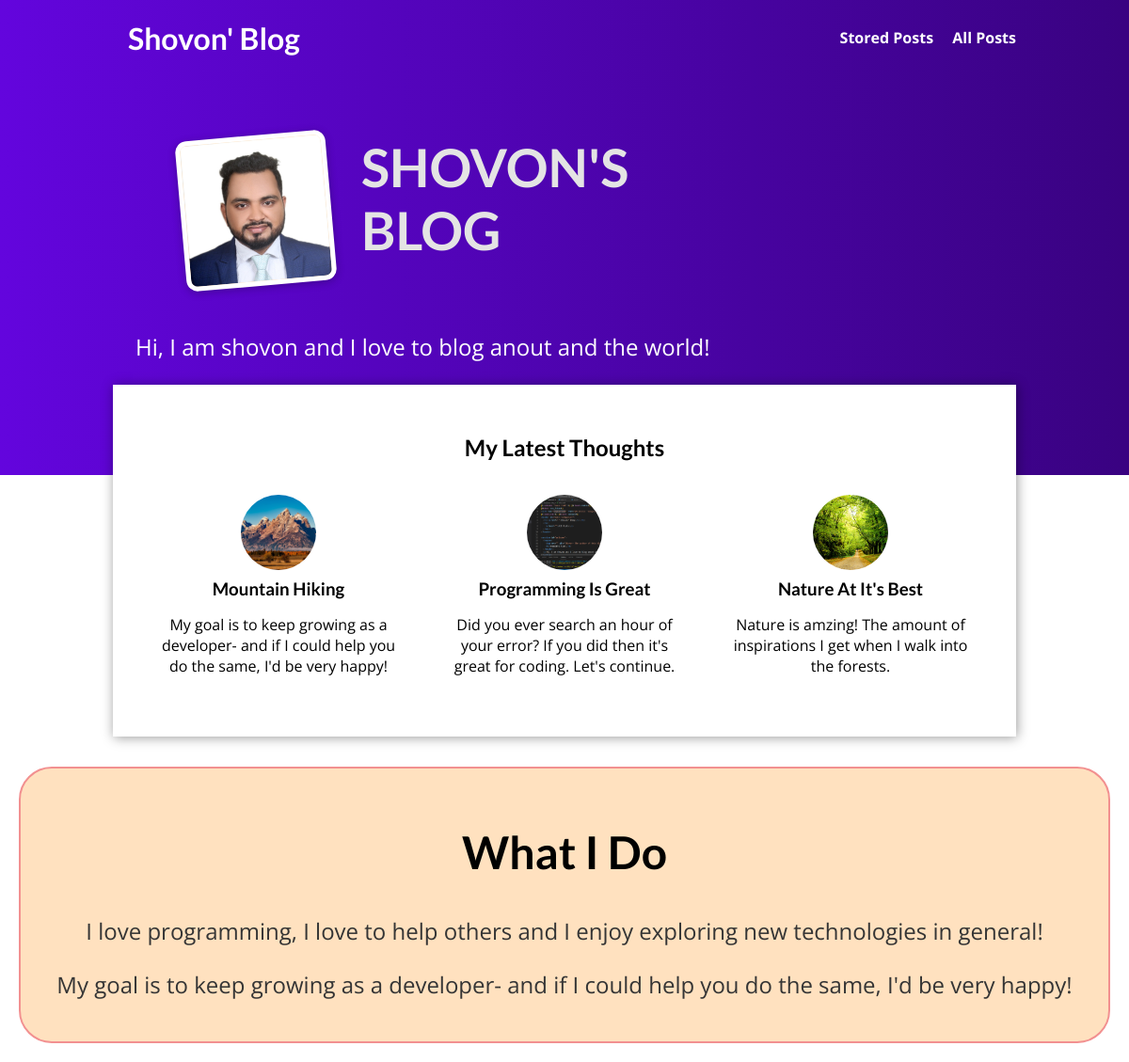
The page / on the database its author committed.
### blog/models.py (models this page shows, shortened)
class Post(models.Model):
    title = models.CharField(max_length=100)
    excerpt = models.TextField(max_length=100)
    image = models.ImageField(upload_to = "posts", null = True)
    date = models.DateField(auto_now=True)
    slug = models.SlugField(unique=True, db_index=True)
    content = models.TextField(validators=[MinLengthValidator(10)])
    author = models.ForeignKey(
        Author, on_delete=models.SET_NULL, null= True, related_name = "posts")
    tag = models.ManyToManyField(Tag)

### blog/views.py (the view)
# urls.py: path('', views.StartingPageView.as_view(), name='starting-page'),
class StartingPageView(ListView):
    template_name = 'blog/index.html'
    model = Post
    ordering = ['-date']
    context_object_name = 'posts'
    def get_queryset(self):
        queryset = super().get_queryset()
        data = queryset[:3]
        return data

### blog/templates/blog/index.html
{% extends "base.html" %} {% load static%}{%block title%}My blog{%endblock%}
{%block css_files%}
<link rel="stylesheet" href="{% static 'blog/post.css' %}" />
<link rel="stylesheet" href="{% static 'blog/index.css' %}" />
{% endblock %} {%block content%}
<section id="welcome">
  <header>
    <img
      src="{% static 'blog/images/shovon.jpeg'%}"
      alt="Shovon- The author of this blog"
    />
    <h2>SHOVON'S BLOG</h2>
  </header>
  <p>Hi, I am shovon and I love to blog anout and the world!</p>
</section>
<section id="latest-posts">
  <h2>My Latest Thoughts</h2>
  <ul>
    {% for post in posts %} {% include "blog/includes/post.html" %} {%endfor%}
  </ul>
</section>
<section id="about">
  <h2>What I Do</h2>
  <p>
    I love programming, I love to help others and I enjoy exploring new
    technologies in general!
  </p>
  <p>
    My goal is to keep growing as a developer- and if I could help you do the
    same, I'd be very happy!
  </p>
</section>
{% endblock%}

### blog/templates/blog/includes/post.html
<li>
  <article class="post">
    <a href="{% url 'post-detail-page' post.slug %}">
      <img src="{{ post.image.url}} " alt="{{ post.title }}" />
      <div class="post__content">
        <h3>{{ post.title }}</h3>
        <p>{{ post.excerpt }}</p>
      </div>
    </a>
  </article>
</li>

### static/app.css (style rules this page uses)
* { box-sizing: border-box; }
html { font-family: "Open Sans", "Lato", sans-serif; }
body { margin: 0; }
h1, h2, h3 { font-family: "Lato", sans-serif; font-weight: bold; }

### blog/static/blog/post.css (style rules this page uses)
.post { display: flex; flex-direction: column; align-items: center; text-align: center; }
.post a { text-decoration: none; color: black; transition: all 0.2s ease; padding: 1rem; }
.post img { width: 5rem; height: 5rem; object-fit: cover; border-radius: 50%; }
.post h3 { margin: 0.25rem 0; }
.post:hover, .post::after { color: white; }

### blog/static/blog/index.css (style rules this page uses)
#welcome { background: linear-gradient(to right, #6305dd, #390281); padding: 6rem 12%; }
#welcome header { display: flex; align-items: flex-start; margin: 3rem; }
#welcome img { width: 10rem; height: 10rem; object-fit: cover; object-position: top; border: 5px solid white; border-radius: 12px; background-color: #ffe1bf; transform: rotateZ(-5deg); box-shadow: 0 2px 8px rgba(0, 0, 0, 0.25); }
#welcome h2 { font-size: 3.5rem; margin: 0 0 0 2rem; color: #e4e4e4; width: 10rem; }
#welcome p { color: white; font-size: 1.5rem; }
#latest-posts { background-color: white; padding: 2rem; border: radius 12px; width: 60rem; margin: -6rem auto 2rem auto; box-shadow: 1px 1px 12px rgba(0, 0, 0, 0.4); }
#latest-posts h2 { text-align: center; }
#latest-posts ul { list-style: none; margin: 0; padding: 0; display: flex; gap: 1rem; }
#latest-posts li { flex: 1; }
#about { background: #ffe1bf; text-align: center; padding: 20px; margin: 20px; border: 2px solid #f29090; border-radius: 35px; }
#about h2 { font-size: 3rem; }
#about p { font-size: 1.5rem; color: #353535; }

### rows shown on the page
Post: image (picture), title "Mountain Hiking", excerpt "My goal is to keep growing as a developer- and if I could help you do the same, I'd be very happy!"
Post: image (picture), title "Programming Is Great", excerpt "Did you ever search an hour of your error? If you did then it's great for coding. Let's continue."
Post: image (picture), title "Nature At It's Best", excerpt "Nature is amzing! The amount of inspirations I get when I walk into the forests."
